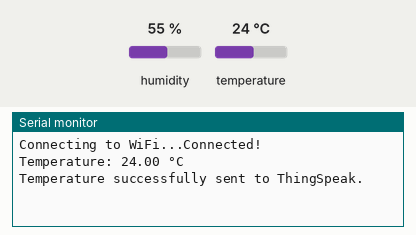
Bench run of a sketch on a simulated Arduino MKR. Shown: the last lines printed to the serial monitor. The test bench sets the inputs (shaded band); at power-on: temperature 24 °C, humidity 55 %. WiFi joins after 1.5 s; servers stay silent unless stated.

Above: at 2.7 s.
2.8 s: temperature set to 12 °C
At 8.02 s:
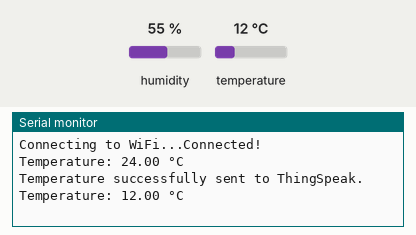
9.8 s: temperature set to 19 °C
At 15.0 s:
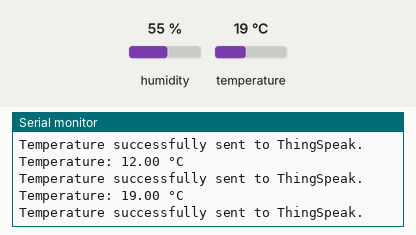
Timing chart, 0 to 16.5 s (numbered marks = the images above; inputs shaded):
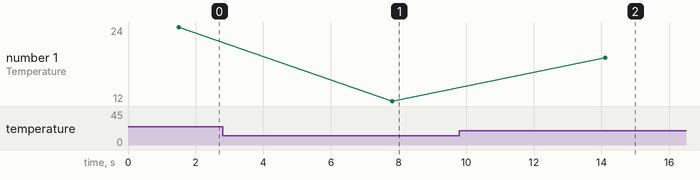

Measured:
- after the input at 2.8 s, the serial monitor: prints a new line after 5.0 s (image 1)
- after the input at 9.8 s, the serial monitor: prints a new line after 4.3 s (image 2)
- plotted number 1: 24 → 12 after the input at 2.8 s, 12 → 19 after the input at 9.8 s

The sketch:

WriteMultipleFields.ino
```cpp
#include <DHT.h>
#include <WiFiNINA.h>
#include <ThingSpeak.h>
#include "secrets.h"

char ssid[] = SECRET_SSID;     // Your network SSID (name)
char pass[] = SECRET_PASS;     // Your network password

WiFiClient client;

unsigned long myChannelNumber = SECRET_CH_ID;
const char * myWriteAPIKey = SECRET_WRITE_APIKEY;

#define DHTPIN 2          // Pin where the DHT sensor is connected (change if necessary)
#define DHTTYPE DHT22     // DHT 22

DHT dht(DHTPIN, DHTTYPE);

void setup() {
  Serial.begin(9600);
  dht.begin();          // Start the DHT sensor

  // Connect to Wi-Fi
  Serial.print("Connecting to WiFi...");
  while (WiFi.begin(ssid, pass) != WL_CONNECTED) {
    delay(5000);
    Serial.print(".");
  }
  Serial.println("Connected!");

  ThingSpeak.begin(client);  // Initialize ThingSpeak
}

void loop() {
  // Reading temperature data
  float temperature = dht.readTemperature();

  // Check if the read failed and exit early (to try again)
  if (isnan(temperature)) {
    Serial.println("Failed to read from DHT sensor!");
    return;
  }

  // Print the temperature to the Serial Monitor
  Serial.print("Temperature: ");
  Serial.print(temperature);
  Serial.println(" °C");

  // Update ThingSpeak field 1 with the temperature data
  ThingSpeak.setField(1, temperature);

  // Write the data to ThingSpeak
  int x = ThingSpeak.writeFields(myChannelNumber, myWriteAPIKey);

  if (x == 200) {
    Serial.println("Temperature successfully sent to ThingSpeak.");
  } else {
    Serial.println("Error sending temperature data to ThingSpeak. HTTP error code: " + String(x));
  }

  // Wait 60 seconds before sending data again
  delay(6000);
}
```

secrets.h
```cpp
// Use this file to store all of the private credentials
// and connection details

#define SECRET_SSID "oplus_co_apdmkd"		// replace MySSID with your WiFi network name
#define SECRET_PASS "tohm3279"	// replace MyPassword with your WiFi password

#define SECRET_CH_ID 2634393		// replace 0000000 with your channel number
#define SECRET_WRITE_APIKEY "NV5W4MZYNJFOKSSK"   // replace XYZ with your channel write API Key
```
